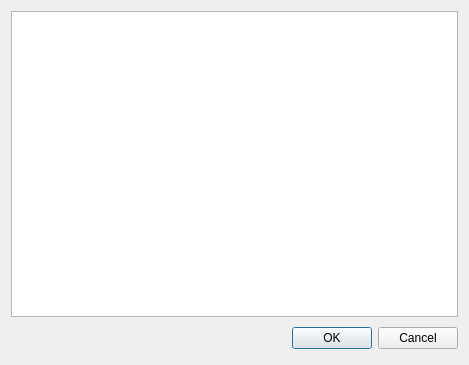
<?xml version="1.0" encoding="UTF-8"?>
<ui version="4.0">
 <class>Dialog</class>
 <widget class="QDialog" name="Dialog">
  <property name="geometry">
   <rect>
    <x>0</x>
    <y>0</y>
    <width>469</width>
    <height>365</height>
   </rect>
  </property>
  <property name="windowTitle">
   <string>Dialog</string>
  </property>
  <layout class="QVBoxLayout" name="verticalLayout">
   <item>
    <widget class="QTreeWidget" name="treeWidget">
     <property name="columnCount">
      <number>0</number>
     </property>
    </widget>
   </item>
   <item>
    <layout class="QHBoxLayout">
     <property name="spacing">
      <number>6</number>
     </property>
     <property name="margin">
      <number>0</number>
     </property>
     <item>
      <spacer>
       <property name="orientation">
        <enum>Qt::Horizontal</enum>
       </property>
       <property name="sizeHint" stdset="0">
        <size>
         <width>131</width>
         <height>31</height>
        </size>
       </property>
      </spacer>
     </item>
     <item>
      <widget class="QPushButton" name="okButton">
       <property name="text">
        <string>OK</string>
       </property>
      </widget>
     </item>
     <item>
      <widget class="QPushButton" name="cancelButton">
       <property name="text">
        <string>Cancel</string>
       </property>
      </widget>
     </item>
    </layout>
   </item>
  </layout>
 </widget>
 <resources/>
 <connections>
  <connection>
   <sender>okButton</sender>
   <signal>clicked()</signal>
   <receiver>Dialog</receiver>
   <slot>accept()</slot>
   <hints>
    <hint type="sourcelabel">
     <x>278</x>
     <y>253</y>
    </hint>
    <hint type="destinationlabel">
     <x>96</x>
     <y>254</y>
    </hint>
   </hints>
  </connection>
  <connection>
   <sender>cancelButton</sender>
   <signal>clicked()</signal>
   <receiver>Dialog</receiver>
   <slot>reject()</slot>
   <hints>
    <hint type="sourcelabel">
     <x>369</x>
     <y>253</y>
    </hint>
    <hint type="destinationlabel">
     <x>179</x>
     <y>282</y>
    </hint>
   </hints>
  </connection>
 </connections>
</ui>
